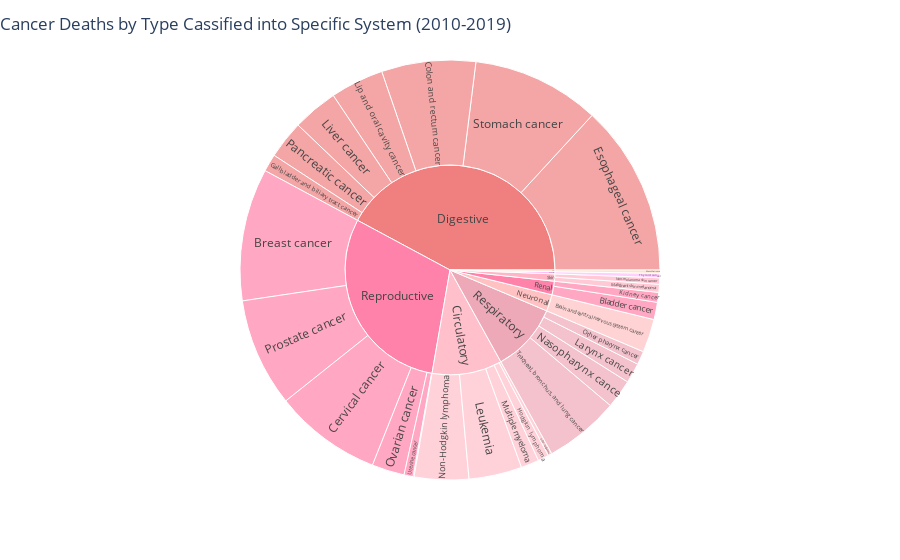

Notebook code cell kept with this figure:
### Code cell
#fig=px.sunburst(cancer,path=['Body System','Cancer Type'],values='Total Deaths')
#fig.show()

fig = px.sunburst(cancer, path=['Body System', 'Cancer Type'], values='Total Deaths', color='Body System', 
                  color_discrete_map={
        'Digestive': '#F08080',
        'Reproductive': '#FF82AB',
        'Circulatory': '#FFC0CB',            
        'Respiratory': '#EEA9B8',            
        'Neuronal': '#FFC1C1' ,          
        'Renal': '#FF82AB',           
        'Skin': '#FFB5C5', 
        'Endocrine': '#FFBBFF',             
        'Other':'#FFDAB9'})
fig.update_layout(title_text='Cancer Deaths by Type Cassified into Specific System (2010-2019)', title_x=0)
plt.figure(figsize=(8,8))
fig.show()

### Figure 1 — Plotly figure (JSON) as saved in the notebook; plotly's stock layout.template omitted (floating-point values rounded to 4 significant figures)
{"data": [{"branchvalues": "total", "customdata": [["Skin"], ["Circulatory"], ["Renal"], ["Respiratory"], ["Circulatory"], ["Respiratory"], ["Respiratory"], ["Renal"], ["Endocrine"], ["Circulatory"], ["Endocrine"], ["Digestive"], ["Reproductive"], ["Other"], ["Renal"], ["Reproductive"], ["Digestive"], ["Skin"], ["Circulatory"], ["Reproductive"], ["Circulatory"], ["Neuronal"], ["Digestive"], ["Skin"], ["Digestive"], ["Digestive"], ["Circulatory"], ["Respiratory"], ["Reproductive"], ["Digestive"], ["Reproductive"], ["Reproductive"], ["Neuronal"], ["Other"], ["Digestive"], ["Digestive"], ["Respiratory"], ["Reproductive"]], "domain": {"x": [0, 1], "y": [0, 1]}, "hovertemplate": "labels=%{label}<br>Total Deaths=%{value}<br>parent=%{parent}<br>id=%{id}<br>Body System=%{customdata[0]}<extra></extra>", "ids": ["Skin", "Circulatory/Hodgkin lymphoma", "Renal/Kidney cancer", "Respiratory/Larynx cancer", "Circulatory/Leukemia", "Respiratory/Other pharynx cancer", "Respiratory", "Renal", "Endocrine", "Circulatory", "Endocrine/Thyroid cancer", "Digestive/Pancreatic cancer", "Reproductive/Ovarian cancer", "Other/Mesothelioma", "Renal/ Bladder cancer", "Reproductive/Breast cancer", "Digestive/Esophageal cancer", "Skin/Malignant skin melanoma", "Circulatory/Other neoplasms", "Reproductive/Uterine cancer", "Circulatory/Multiple myeloma", "Neuronal/Brain and central nervous system cancer", "Digestive", "Skin/Non-melanoma skin cancer", "Digestive/Lip and oral cavity cancer", "Digestive/Liver cancer", "Circulatory/Non-Hodgkin lymphoma", "Respiratory/Nasopharynx cance", "Reproductive/Prostate cancer", "Digestive/Stomach cancer", "Reproductive/Testicular cancer", "Reproductive/Cervical cancer", "Neuronal", "Other", "Digestive/Colon and rectum cancer", "Digestive/Gallbladder and biliary tract cancer", "Respiratory/Tracheal, bronchus, and lung cancer", "Reproductive"], "labels": ["Skin", "Hodgkin lymphoma", "Kidney cancer", "Larynx cancer", "Leukemia", "Other pharynx cancer", "Respiratory", "Renal", "Endocrine", "Circulatory", "Thyroid cancer", "Pancreatic cancer", "Ovarian cancer", "Mesothelioma", " Bladder cancer", "Breast cancer", "Esophageal cancer", "Malignant skin melanoma", "Other neoplasms", "Uterine cancer", "Multiple myeloma", "Brain and central nervous system cancer", "Digestive", "Non-melanoma skin cancer", "Lip and oral cavity cancer", "Liver cancer", "Non-Hodgkin lymphoma", "Nasopharynx cance", "Prostate cancer", "Stomach cancer", "Testicular cancer", "Cervical cancer", "Neuronal", "Other", "Colon and rectum cancer", "Gallbladder and biliary tract cancer", "Tracheal, bronchus, and lung cancer", "Reproductive"], "marker": {"colors": ["#FFB5C5", "#FFC0CB", "#FF82AB", "#EEA9B8", "#FFC0CB", "#EEA9B8", "#EEA9B8", "#FF82AB", "#FFBBFF", "#FFC0CB", "#FFBBFF", "#F08080", "#FF82AB", "#FFDAB9", "#FF82AB", "#FF82AB", "#F08080", "#FFB5C5", "#FFC0CB", "#FF82AB", "#FFC0CB", "#FFC1C1", "#F08080", "#FFB5C5", "#F08080", "#F08080", "#FFC0CB", "#EEA9B8", "#FF82AB", "#F08080", "#FF82AB", "#FF82AB", "#FFC1C1", "#FFDAB9", "#F08080", "#F08080", "#EEA9B8", "#FF82AB"]}, "name": "", "parents": ["", "Circulatory", "Renal", "Respiratory", "Circulatory", "Respiratory", "", "", "", "", "Endocrine", "Digestive", "Reproductive", "Other", "Renal", "Reproductive", "Digestive", "Skin", "Circulatory", "Reproductive", "Circulatory", "Neuronal", "", "Skin", "Digestive", "Digestive", "Circulatory", "Respiratory", "Reproductive", "Digestive", "Reproductive", "Reproductive", "", "", "Digestive", "Digestive", "Respiratory", ""], "type": "sunburst", "values": [2062, 1547, 1412, 2867, 7565, 1926, 19605, 3872, 621, 19999, 621, 5422, 4640, 471, 2460, 18885, 24402, 1146, 551, 1313, 2578, 4755, 78083, 916, 7610, 6475, 7758, 4106, 15484, 18247, 118, 15312, 4755, 471, 13425, 2502, 10706, 55752]}], "layout": {"legend": {"tracegroupgap": 0}, "margin": {"t": 60}, "title": {"text": "Cancer Deaths by Type Cassified into Specific System (2010-2019)", "x": 0}}}
